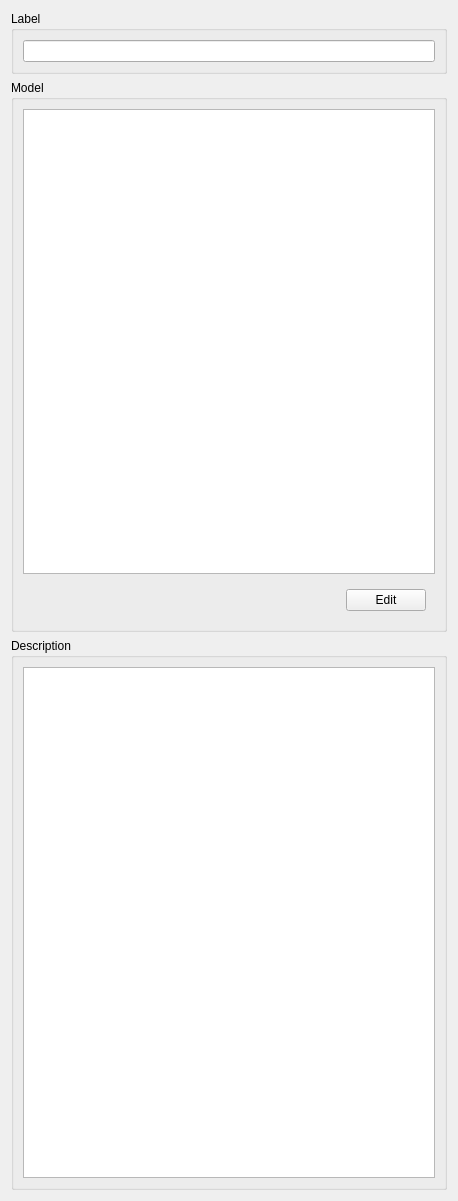
      <widget class="QWidget" name="page_5">
       <property name="geometry">
        <rect>
         <x>0</x>
         <y>0</y>
         <width>458</width>
         <height>1201</height>
        </rect>
       </property>
       <attribute name="label">
        <string>Job</string>
       </attribute>
       <layout class="QVBoxLayout" name="verticalLayout_17">
        <item>
         <widget class="QGroupBox" name="groupBox_6">
          <property name="title">
           <string>Label</string>
          </property>
          <layout class="QVBoxLayout" name="verticalLayout_16">
           <item>
            <widget class="QLineEdit" name="jobLabel"/>
           </item>
          </layout>
         </widget>
        </item>
        <item>
         <widget class="QGroupBox" name="groupBox_4">
          <property name="title">
           <string>Model</string>
          </property>
          <layout class="QVBoxLayout" name="verticalLayout_14">
           <item>
            <widget class="QListWidget" name="jobModel">
             <property name="selectionMode">
              <enum>QAbstractItemView::MultiSelection</enum>
             </property>
            </widget>
           </item>
           <item>
            <widget class="QWidget" name="widget_3" native="true">
             <layout class="QHBoxLayout" name="horizontalLayout_6">
              <item>
               <spacer name="horizontalSpacer_2">
                <property name="orientation">
                 <enum>Qt::Horizontal</enum>
                </property>
                <property name="sizeHint" stdset="0">
                 <size>
                  <width>334</width>
                  <height>20</height>
                 </size>
                </property>
               </spacer>
              </item>
              <item>
               <widget class="QPushButton" name="jobModelEdit">
                <property name="text">
                 <string>Edit</string>
                </property>
               </widget>
              </item>
             </layout>
            </widget>
           </item>
          </layout>
         </widget>
        </item>
        <item>
         <widget class="QGroupBox" name="groupBox_5">
          <property name="title">
           <string>Description</string>
          </property>
          <layout class="QVBoxLayout" name="verticalLayout_15">
           <item>
            <widget class="QPlainTextEdit" name="jobDescription"/>
           </item>
          </layout>
         </widget>
        </item>
       </layout>
      </widget>
